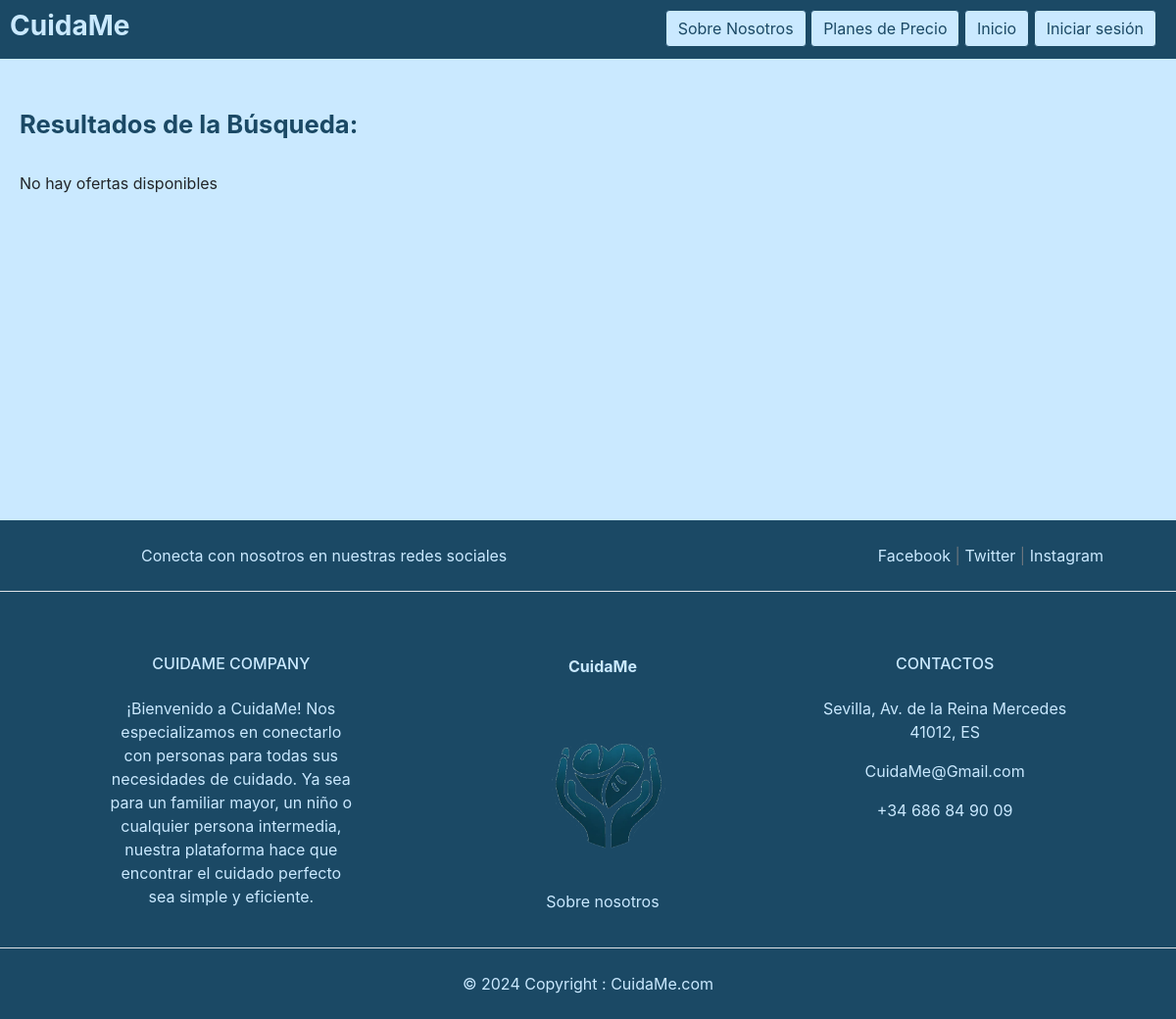
Page /offer/search/ on the earlier database version.
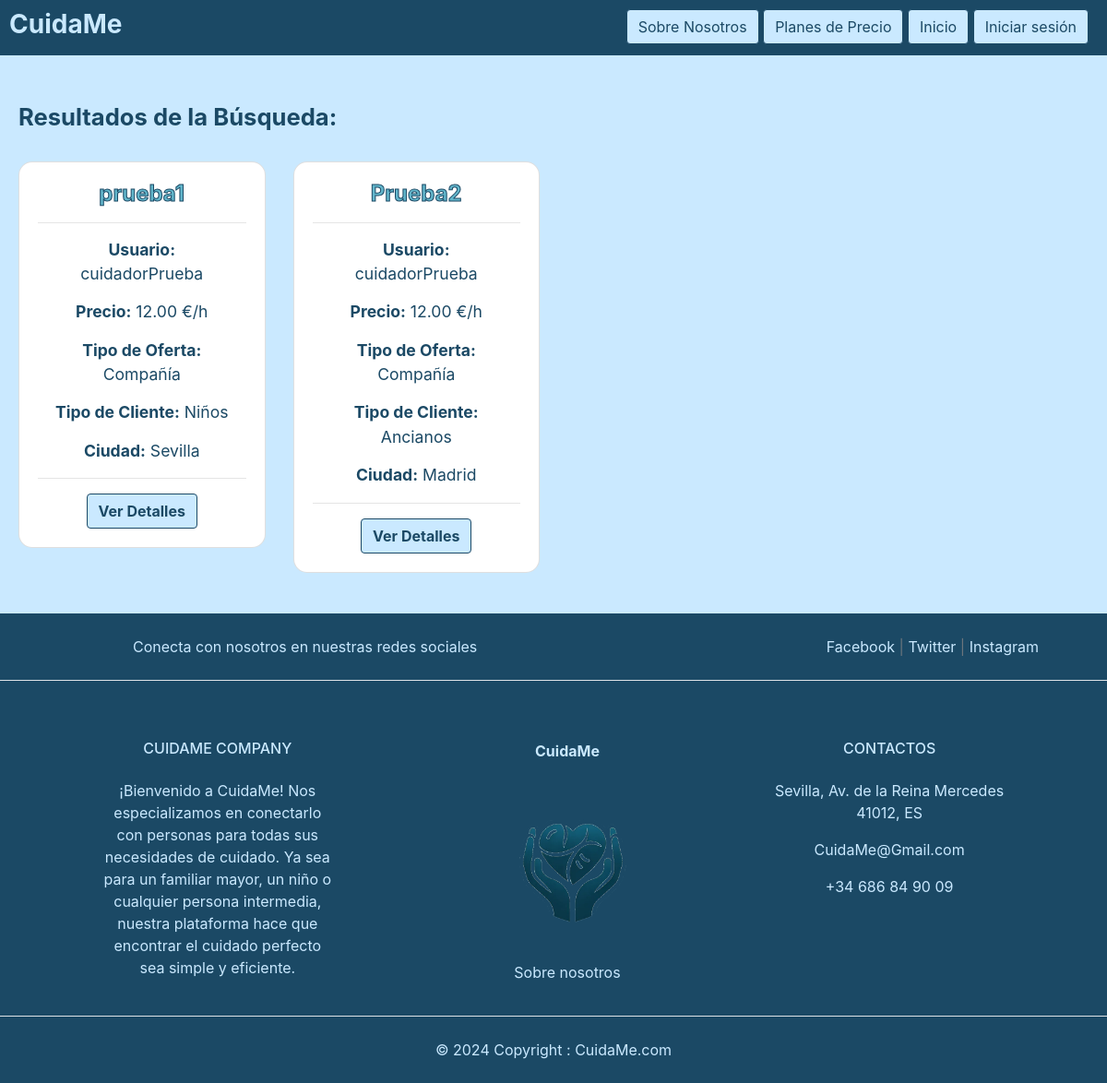
Same page on the later database version.
### main/offer/models.py (models this page shows, shortened)
class Offer(models.Model):
    TYPE_CHOICES = (
        ('CO', 'COMPAÑÍA'),
        ('CU', 'CUIDADO'),
        ('TR', 'TRANSPORTE'),
        ('DO', 'COMPRA A DOMICILIO'),
        ('OT', 'OTROS')
    )
    CLIENT_CHOICES = (
        ('DF', 'DISCAPACIDAD FÍSICA'),
        ('DM', 'DISCAPACIDAD MENTAL'),
        ('NI', 'NIÑOS'),
        ('AN', 'ANCIANOS'),
        ('OT', 'OTROS')
    )
    title = models.CharField(max_length=200, verbose_name='Título')
    offer_type= models.CharField(max_length=255, verbose_name='Tipo de oferta', choices=TYPE_CHOICES, default='OT')
    client = models.CharField(max_length=255, verbose_name='Tipo de cliente', choices=CLIENT_CHOICES, default='OT')
    description = models.TextField(blank=True)
    price_per_hour = models.DecimalField(max_digits=10,decimal_places=2)
    city = models.CharField(max_length=200, verbose_name='Ciudad')
    available = models.BooleanField(default=True)
    created = models.DateTimeField(auto_now_add=True)
    updated = models.DateTimeField(auto_now=True)
    user = models.ForeignKey(User, on_delete=models.CASCADE, default=1)
    User.add_to_class('Total_average_rating', models.FloatField(default=0))
    def get_absolute_url(self):
        return reverse('offer:detail', args=[self.id])

### main/offer/views.py (the view)
# urls.py: path('search/', searchOffers, name='searchOffers'),
def searchOffers(request):
    search_query = request.POST.get('search_query', '')
    offers = Offer.objects.all()
    if search_query:
        offers = offers.filter(Q(title__icontains=search_query) | Q(city__icontains=search_query) | Q(client__icontains=search_query) | Q(created__icontains=search_query) | Q(price_per_hour__icontains=search_query) |Q(offer_type__icontains=search_query))
    return render(request, 'offers/search_results.html', {'offers': offers, 'search_query': search_query})

### main/offer/templates/offers/search_results.html (shortened to what this page needs)
{% extends "main/base.html" %}
{% block content %}
{% load static %}
<!DOCTYPE html>
<html lang="es">
<head>
  <link rel="stylesheet" href="{% static "css/base.css" %}">
  <link rel="stylesheet" href="https://cdnjs.cloudflare.com/ajax/libs/bootstrap-datepicker/1.9.0/css/bootstrap-datepicker.min.css">
</head>
<body>
    <div style="margin: 20px;">
        <br>
        <div class="title-container">
            <h1>Resultados de la Búsqueda:</h1><br>
        </div>
        <div class="row">
            {% if offers %}
                {% for offer in offers %}
                    <div class="col-12 col-sm-6 col-md-4 col-lg-3 mb-4">
                        <div class="card offer-card">
                            <div class="card-body">
                                <h2 class="card-title text-center offer-card-title">{{ offer.title }}</h2>
                                <hr>
                                <p class="card-text offer-card-text text-center"><strong>Usuario:</strong> {{ offer.user }}</p>
                                <p class="card-text offer-card-text text-center"><strong>Precio:</strong> {{ offer.price_per_hour }} €/h</p>
                                <p class="card-text offer-card-text text-center"><strong>Tipo de Oferta:</strong>
                                    {% if offer.offer_type == 'CO' %}
                                        Compañía
                                    {% elif offer.offer_type == 'CU' %}
                                        Cuidado
                                    {% elif offer.offer_type == 'TR' %}
                                        Transporte
                                    {% elif offer.offer_type == 'DO' %}
                                        Compra a Domicilio
                                    {% elif offer.offer_type == 'OT' %}
                                        Otros
                                    {% endif %}
                                </p>
                                <p class="card-text offer-card-text text-center"><strong>Tipo de Cliente:</strong>
                                    {% if offer.client == 'DF' %}
                                        Discapacidad Física
                                    {% elif offer.client == 'DM' %}
                                        Discapacidad Mental
                                    {% elif offer.client == 'NI' %}
                                        Niños
                                    {% elif offer.client == 'AN' %}
                                        Ancianos
                                    {% elif offer.client == 'OT' %}
                                        Otros
                                    {% endif %}
                                </p>
                                <p class="card-text offer-card-text text-center"><strong>Ciudad:</strong> {{ offer.city }}</p>
                                <hr>
                                <div class="text-center">
                                    <form action="{{ offer.get_absolute_url }}" method="get">
                                        <button type="submit" class="btn light-btn">Ver Detalles</button>
                                    </form>
                                </div>
                            </div>
                        </div>
                    </div>
                {% endfor %}
            {% else %}
                <p class="col">No hay ofertas disponibles</p>
            {% endif %}
        </div>
    </div>
</body>
</html>
{% endblock %}

Differences in the rows shown:
added Offer: title "prueba1", user "cuidadorPrueba", price_per_hour "12.00", offer_type "Compañía", client "Niños", city "Sevilla"
added Offer: title "Prueba2", user "cuidadorPrueba", price_per_hour "12.00", offer_type "Compañía", client "Ancianos", city "Madrid"
Other differences:
text no longer shown: "No hay ofertas disponibles"
